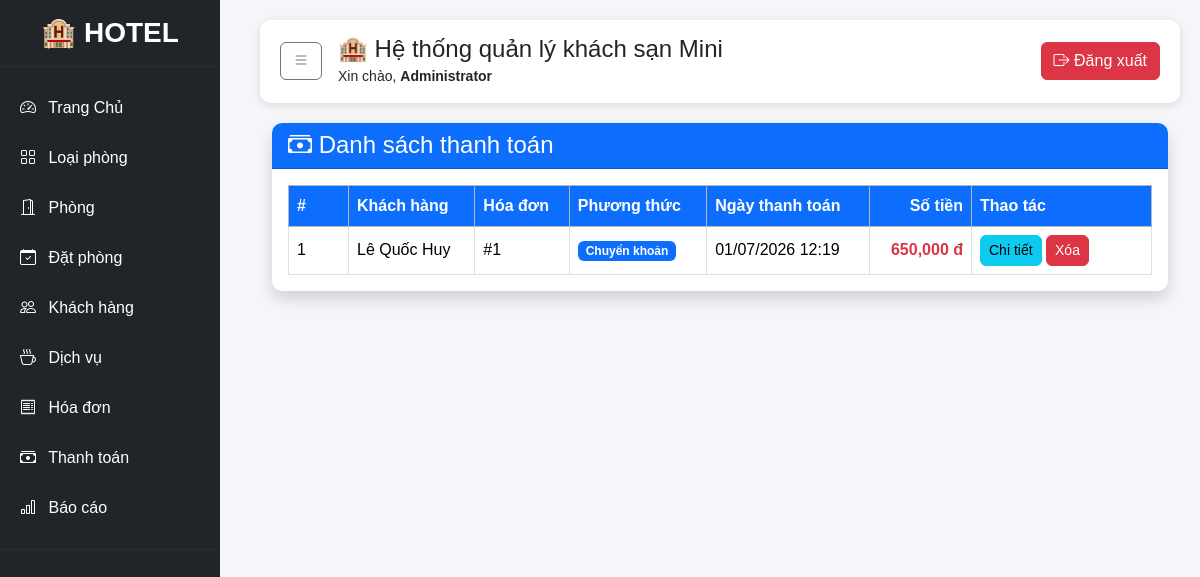
The page /modules/payments/index.php (signed in) on the database its author committed.
### tables this page shows
CREATE TABLE payments (
    payment_id INT AUTO_INCREMENT PRIMARY KEY,
    invoice_id INT NOT NULL,

    payment_method ENUM(
        'Tiền mặt',
        'Chuyển khoản',
        'Momo'
    ),

    payment_date DATETIME DEFAULT CURRENT_TIMESTAMP,
    amount INT NOT NULL,

    FOREIGN KEY (invoice_id)
    REFERENCES invoices(invoice_id)
);

CREATE TABLE customers (
    customer_id INT AUTO_INCREMENT PRIMARY KEY,
    full_name VARCHAR(100) NOT NULL,
    gender ENUM('Nam', 'Nữ', 'Khác'),
    phone VARCHAR(15),
    email VARCHAR(100),
    id_card VARCHAR(20),
    address TEXT,
    created_at DATETIME DEFAULT CURRENT_TIMESTAMP
);

CREATE TABLE invoices (
    invoice_id INT AUTO_INCREMENT PRIMARY KEY,
    booking_id INT NOT NULL,
    invoice_date DATETIME DEFAULT CURRENT_TIMESTAMP,
    
    room_total INT DEFAULT 0,
    service_total INT DEFAULT 0,
    total_amount INT DEFAULT 0,

    FOREIGN KEY (booking_id)
    REFERENCES bookings(booking_id)
);

### modules/payments/index.php (the view, shortened to what this page needs)
<?php
    include '../../config/database.php';
    include '../../includes/header.php';
    $conn = $conn;
    $sql = "SELECT
                p.payment_id,
                p.payment_method,
                p.payment_date,
                p.amount,
                i.invoice_id,
                b.booking_id,
                c.full_name
            FROM payments p
            JOIN invoices i ON p.invoice_id = i.invoice_id
            JOIN bookings b ON i.booking_id = b.booking_id
            JOIN customers c ON b.customer_id = c.customer_id
            ORDER BY p.payment_date DESC";
    $result = mysqli_query($conn, $sql);
?>
<div class="container-fluid">
    <div class="card shadow">
        <div class="card-header bg-primary text-white d-flex justify-content-between align-items-center">
            <h4 class="mb-0">
                <i class="bi bi-cash-stack"></i>
                Danh sách thanh toán
            </h4>
        </div>
        <div class="card-body">
            <div class="table-responsive">
                <table class="table table-bordered table-hover align-middle">
                    <thead class="table-secondary">
                        <tr>
                            <th width="60">#</th>
                            <th>Khách hàng</th>
                            <th>Hóa đơn</th>
                            <th>Phương thức</th>
                            <th>Ngày thanh toán</th>
                            <th class="text-end">Số tiền</th>
                            <th width="180">Thao tác</th>
                        </tr>
                    </thead>
                    <tbody>
                        <?php
                        $stt = 1;
                        while($row = mysqli_fetch_assoc($result)) {
                        ?>
                            <tr>
                                <td><?= $stt++ ?></td>
                                <td><?= htmlspecialchars($row['full_name']) ?></td>
                                <td>#<?= $row['invoice_id'] ?></td>
                                <td>
                                    <?php
                                        switch($row['payment_method']) {
                                            case 'Chuyển khoản':
                                                echo "<span class='badge bg-primary'>Chuyển khoản</span>";
                                                break;
                                        }
                                    ?>
                                </td>
                                <td>
                                    <?= date("d/m/Y H:i", strtotime($row['payment_date'])) ?>
                                </td>
                                <td class="text-end fw-bold text-danger">
                                    <?= number_format($row['amount']) ?> đ
                                </td>
                                <td>
                                    <a href="detail.php?id=<?= $row['payment_id'] ?>"
                                    class="btn btn-info btn-sm">
                                        <i class="fa fa-eye"></i> Chi tiết
                                    </a>
                                    <a href="delete.php?id=<?= $row['payment_id'] ?>"
                                    class="btn btn-danger btn-sm"
                                    onclick="return confirm('Bạn có chắc muốn xóa?')">
                                        <i class="fa fa-trash"></i> Xóa
                                    </a>
                                </td>
                            </tr>
                        <?php } ?>
                    </tbody>
                </table>
            </div>
        </div>
    </div>
</div>
<?php include __DIR__ .'/../../includes/footer.php'; ?>

### assets/css/header.css (style rules this page uses)
body { margin:0; background:#f4f6f9; font-family:Arial, Helvetica, sans-serif; overflow-x:hidden; }
.card { border:none; border-radius:10px; overflow:hidden; box-shadow:0 2px 8px rgba(0,0,0,.12); }
.table { margin-bottom:0; }
.table thead th { background:#0d6efd; color:white; }
.table td, .table th { vertical-align:middle; }
.table-responsive { overflow-x:auto; }
.btn { border-radius:6px; }

### rows shown on the page
payments: customers.full_name "Lê Quốc Huy", invoice.invoice_id "1", payment_method "Chuyển khoản", payment_date "01/07/2026 12:19", amount "650,000"

### other values the page prints
$_SESSION['full_name'] "Administrator"
